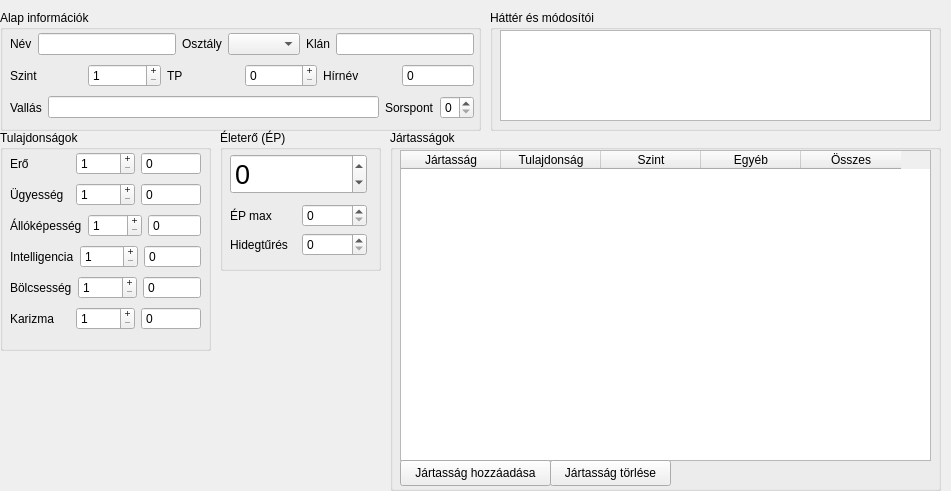
   <widget class="QWidget" name="character_sheet_toolBoxPage1">
    <property name="geometry">
     <rect>
      <x>0</x>
      <y>0</y>
      <width>951</width>
      <height>491</height>
     </rect>
    </property>
    <attribute name="label">
     <string>Alap információk</string>
    </attribute>
    <widget class="QGroupBox" name="attributes_groupBox">
     <property name="geometry">
      <rect>
       <x>0</x>
       <y>130</y>
       <width>211</width>
       <height>221</height>
      </rect>
     </property>
     <property name="title">
      <string>Tulajdonságok</string>
     </property>
     <widget class="QWidget" name="layoutWidget">
      <property name="geometry">
       <rect>
        <x>10</x>
        <y>20</y>
        <width>191</width>
        <height>188</height>
       </rect>
      </property>
      <layout class="QVBoxLayout" name="verticalLayout_2">
       <item>
        <layout class="QHBoxLayout" name="horizontalLayout_4">
         <item>
          <widget class="QLabel" name="strength_label">
           <property name="text">
            <string>Erő</string>
           </property>
          </widget>
         </item>
         <item>
          <widget class="QSpinBox" name="strength_spinBox">
           <property name="buttonSymbols">
            <enum>QAbstractSpinBox::ButtonSymbols::PlusMinus</enum>
           </property>
           <property name="prefix">
            <string/>
           </property>
           <property name="minimum">
            <number>1</number>
           </property>
           <property name="maximum">
            <number>22</number>
           </property>
           <property name="value">
            <number>1</number>
           </property>
          </widget>
         </item>
         <item>
          <widget class="QSpinBox" name="strength_mod_spinBox">
           <property name="readOnly">
            <bool>true</bool>
           </property>
           <property name="buttonSymbols">
            <enum>QAbstractSpinBox::ButtonSymbols::NoButtons</enum>
           </property>
           <property name="minimum">
            <number>-3</number>
           </property>
           <property name="maximum">
            <number>5</number>
           </property>
          </widget>
         </item>
        </layout>
       </item>
       <item>
        <layout class="QHBoxLayout" name="horizontalLayout_5">
         <item>
          <widget class="QLabel" name="dexterity_label">
           <property name="text">
            <string>Ügyesség</string>
           </property>
          </widget>
         </item>
         <item>
          <widget class="QSpinBox" name="dexterity_spinBox">
           <property name="buttonSymbols">
            <enum>QAbstractSpinBox::ButtonSymbols::PlusMinus</enum>
           </property>
           <property name="prefix">
            <string/>
           </property>
           <property name="minimum">
            <number>1</number>
           </property>
           <property name="maximum">
            <number>22</number>
           </property>
           <property name="value">
            <number>1</number>
           </property>
          </widget>
         </item>
         <item>
          <widget class="QSpinBox" name="dexterity_mod_spinBox">
           <property name="readOnly">
            <bool>true</bool>
           </property>
           <property name="buttonSymbols">
            <enum>QAbstractSpinBox::ButtonSymbols::NoButtons</enum>
           </property>
           <property name="minimum">
            <number>-3</number>
           </property>
           <property name="maximum">
            <number>5</number>
           </property>
          </widget>
         </item>
        </layout>
       </item>
       <item>
        <layout class="QHBoxLayout" name="horizontalLayout_6">
         <item>
          <widget class="QLabel" name="stamina_label">
           <property name="text">
            <string>Állóképesség</string>
           </property>
          </widget>
         </item>
         <item>
          <widget class="QSpinBox" name="stamina_spinBox">
           <property name="buttonSymbols">
            <enum>QAbstractSpinBox::ButtonSymbols::PlusMinus</enum>
           </property>
           <property name="prefix">
            <string/>
           </property>
           <property name="minimum">
            <number>1</number>
           </property>
           <property name="maximum">
            <number>22</number>
           </property>
           <property name="value">
            <number>1</number>
           </property>
          </widget>
         </item>
         <item>
          <widget class="QSpinBox" name="stamina_mod_spinBox">
           <property name="readOnly">
            <bool>true</bool>
           </property>
           <property name="buttonSymbols">
            <enum>QAbstractSpinBox::ButtonSymbols::NoButtons</enum>
           </property>
           <property name="minimum">
            <number>-3</number>
           </property>
           <property name="maximum">
            <number>5</number>
           </property>
          </widget>
         </item>
        </layout>
       </item>
       <item>
        <layout class="QHBoxLayout" name="horizontalLayout_7">
         <item>
          <widget class="QLabel" name="intelligence_label">
           <property name="text">
            <string>Intelligencia</string>
           </property>
          </widget>
         </item>
         <item>
          <widget class="QSpinBox" name="intelligence_spinBox">
           <property name="buttonSymbols">
            <enum>QAbstractSpinBox::ButtonSymbols::PlusMinus</enum>
           </property>
           <property name="prefix">
            <string/>
           </property>
           <property name="minimum">
            <number>1</number>
           </property>
           <property name="maximum">
            <number>22</number>
           </property>
           <property name="value">
            <number>1</number>
           </property>
          </widget>
         </item>
         <item>
          <widget class="QSpinBox" name="intelligence_mod_spinBox">
           <property name="readOnly">
            <bool>true</bool>
           </property>
           <property name="buttonSymbols">
            <enum>QAbstractSpinBox::ButtonSymbols::NoButtons</enum>
           </property>
           <property name="minimum">
            <number>-3</number>
           </property>
           <property name="maximum">
            <number>5</number>
           </property>
          </widget>
         </item>
        </layout>
       </item>
       <item>
        <layout class="QHBoxLayout" name="horizontalLayout_8">
         <item>
          <widget class="QLabel" name="wisdom_label">
           <property name="text">
            <string>Bölcsesség</string>
           </property>
          </widget>
         </item>
         <item>
          <widget class="QSpinBox" name="wisdom_spinBox">
           <property name="buttonSymbols">
            <enum>QAbstractSpinBox::ButtonSymbols::PlusMinus</enum>
           </property>
           <property name="prefix">
            <string/>
           </property>
           <property name="minimum">
            <number>1</number>
           </property>
           <property name="maximum">
            <number>22</number>
           </property>
           <property name="value">
            <number>1</number>
           </property>
          </widget>
         </item>
         <item>
          <widget class="QSpinBox" name="wisdom_mod_spinBox">
           <property name="readOnly">
            <bool>true</bool>
           </property>
           <property name="buttonSymbols">
            <enum>QAbstractSpinBox::ButtonSymbols::NoButtons</enum>
           </property>
           <property name="minimum">
            <number>-3</number>
           </property>
           <property name="maximum">
            <number>5</number>
           </property>
          </widget>
         </item>
        </layout>
       </item>
       <item>
        <layout class="QHBoxLayout" name="horizontalLayout_9">
         <item>
          <widget class="QLabel" name="charisma_label">
           <property name="text">
            <string>Karizma</string>
           </property>
          </widget>
         </item>
         <item>
          <widget class="QSpinBox" name="charisma_spinBox">
           <property name="buttonSymbols">
            <enum>QAbstractSpinBox::ButtonSymbols::PlusMinus</enum>
           </property>
           <property name="prefix">
            <string/>
           </property>
           <property name="minimum">
            <number>1</number>
           </property>
           <property name="maximum">
            <number>22</number>
           </property>
           <property name="value">
            <number>1</number>
           </property>
          </widget>
         </item>
         <item>
          <widget class="QSpinBox" name="charisma_mod_spinBox">
           <property name="readOnly">
            <bool>true</bool>
           </property>
           <property name="buttonSymbols">
            <enum>QAbstractSpinBox::ButtonSymbols::NoButtons</enum>
           </property>
           <property name="minimum">
            <number>-3</number>
           </property>
           <property name="maximum">
            <number>5</number>
           </property>
          </widget>
         </item>
        </layout>
       </item>
      </layout>
     </widget>
    </widget>
    <widget class="QGroupBox" name="health_groupBox">
     <property name="geometry">
      <rect>
       <x>220</x>
       <y>130</y>
       <width>161</width>
       <height>141</height>
      </rect>
     </property>
     <property name="title">
      <string>Életerő (ÉP)</string>
     </property>
     <widget class="QWidget" name="layoutWidget_2">
      <property name="geometry">
       <rect>
        <x>10</x>
        <y>20</y>
        <width>137</width>
        <height>112</height>
       </rect>
      </property>
      <layout class="QVBoxLayout" name="verticalLayout_4">
       <item>
        <widget class="QSpinBox" name="health_spinBox">
         <property name="font">
          <font>
           <pointsize>20</pointsize>
          </font>
         </property>
         <property name="minimum">
          <number>-10</number>
         </property>
        </widget>
       </item>
       <item>
        <layout class="QVBoxLayout" name="verticalLayout_3">
         <item>
          <layout class="QHBoxLayout" name="horizontalLayout_10">
           <item>
            <widget class="QLabel" name="health_max_label">
             <property name="text">
              <string>ÉP max</string>
             </property>
            </widget>
           </item>
           <item>
            <widget class="QSpinBox" name="health_max_spinBox"/>
           </item>
          </layout>
         </item>
         <item>
          <layout class="QHBoxLayout" name="horizontalLayout_11">
           <item>
            <widget class="QLabel" name="cold_resistance_label">
             <property name="text">
              <string>Hidegtűrés</string>
             </property>
            </widget>
           </item>
           <item>
            <widget class="QSpinBox" name="cold_resistance_spinBox"/>
           </item>
          </layout>
         </item>
        </layout>
       </item>
      </layout>
     </widget>
    </widget>
    <widget class="QGroupBox" name="background_groupBox">
     <property name="geometry">
      <rect>
       <x>490</x>
       <y>10</y>
       <width>451</width>
       <height>121</height>
      </rect>
     </property>
     <property name="title">
      <string>Háttér és módosítói</string>
     </property>
     <widget class="QTextEdit" name="background_textEdit">
      <property name="geometry">
       <rect>
        <x>10</x>
        <y>20</y>
        <width>431</width>
        <height>91</height>
       </rect>
      </property>
     </widget>
    </widget>
    <widget class="QGroupBox" name="baseinfo_groupBox">
     <property name="geometry">
      <rect>
       <x>0</x>
       <y>10</y>
       <width>481</width>
       <height>121</height>
      </rect>
     </property>
     <property name="title">
      <string>Alap információk</string>
     </property>
     <widget class="QWidget" name="layoutWidget_3">
      <property name="geometry">
       <rect>
        <x>10</x>
        <y>20</y>
        <width>464</width>
        <height>94</height>
       </rect>
      </property>
      <layout class="QVBoxLayout" name="verticalLayout">
       <item>
        <layout class="QHBoxLayout" name="horizontalLayout">
         <item>
          <widget class="QLabel" name="name_label">
           <property name="text">
            <string>Név</string>
           </property>
          </widget>
         </item>
         <item>
          <widget class="QLineEdit" name="name_lineEdit"/>
         </item>
         <item>
          <widget class="QLabel" name="class_label">
           <property name="text">
            <string>Osztály</string>
           </property>
          </widget>
         </item>
         <item>
          <widget class="QComboBox" name="class_comboBox"/>
         </item>
         <item>
          <widget class="QLabel" name="clan_label">
           <property name="text">
            <string>Klán</string>
           </property>
          </widget>
         </item>
         <item>
          <widget class="QLineEdit" name="clan_lineEdit"/>
         </item>
        </layout>
       </item>
       <item>
        <layout class="QHBoxLayout" name="horizontalLayout_2">
         <item>
          <widget class="QLabel" name="level_label">
           <property name="text">
            <string>Szint</string>
           </property>
          </widget>
         </item>
         <item>
          <widget class="QSpinBox" name="level_spinBox">
           <property name="buttonSymbols">
            <enum>QAbstractSpinBox::ButtonSymbols::PlusMinus</enum>
           </property>
           <property name="minimum">
            <number>1</number>
           </property>
           <property name="maximum">
            <number>10</number>
           </property>
          </widget>
         </item>
         <item>
          <widget class="QLabel" name="exp_label">
           <property name="text">
            <string>TP</string>
           </property>
          </widget>
         </item>
         <item>
          <widget class="QSpinBox" name="exp_spinBox">
           <property name="buttonSymbols">
            <enum>QAbstractSpinBox::ButtonSymbols::PlusMinus</enum>
           </property>
           <property name="maximum">
            <number>1305</number>
           </property>
          </widget>
         </item>
         <item>
          <widget class="QLabel" name="fame_label">
           <property name="text">
            <string>Hírnév</string>
           </property>
          </widget>
         </item>
         <item>
          <widget class="QSpinBox" name="fame_spinBox">
           <property name="readOnly">
            <bool>true</bool>
           </property>
           <property name="buttonSymbols">
            <enum>QAbstractSpinBox::ButtonSymbols::NoButtons</enum>
           </property>
           <property name="maximum">
            <number>100</number>
           </property>
          </widget>
         </item>
        </layout>
       </item>
       <item>
        <layout class="QHBoxLayout" name="horizontalLayout_3">
         <item>
          <widget class="QLabel" name="faith_label">
           <property name="text">
            <string>Vallás</string>
           </property>
          </widget>
         </item>
         <item>
          <widget class="QLineEdit" name="faith_lineEdit"/>
         </item>
         <item>
          <widget class="QLabel" name="fate_label">
           <property name="text">
            <string>Sorspont</string>
           </property>
          </widget>
         </item>
         <item>
          <widget class="QSpinBox" name="fate_spinBox">
           <property name="maximum">
            <number>5</number>
           </property>
          </widget>
         </item>
        </layout>
       </item>
      </layout>
     </widget>
    </widget>
    <widget class="QGroupBox" name="skills_groupBox">
     <property name="geometry">
      <rect>
       <x>390</x>
       <y>130</y>
       <width>551</width>
       <height>361</height>
      </rect>
     </property>
     <property name="title">
      <string>Jártasságok</string>
     </property>
     <widget class="QTableWidget" name="skills_tableWidget">
      <property name="geometry">
       <rect>
        <x>10</x>
        <y>20</y>
        <width>531</width>
        <height>311</height>
       </rect>
      </property>
      <property name="editTriggers">
       <set>QAbstractItemView::EditTrigger::NoEditTriggers</set>
      </property>
      <property name="selectionMode">
       <enum>QAbstractItemView::SelectionMode::ExtendedSelection</enum>
      </property>
      <property name="cornerButtonEnabled">
       <bool>true</bool>
      </property>
      <property name="rowCount">
       <number>0</number>
      </property>
      <property name="supportedDragActions">
       <set>Qt::DropAction::MoveAction</set>
      </property>
      <column>
       <property name="text">
        <string>Jártasság</string>
       </property>
      </column>
      <column>
       <property name="text">
        <string>Tulajdonság</string>
       </property>
      </column>
      <column>
       <property name="text">
        <string>Szint</string>
       </property>
      </column>
      <column>
       <property name="text">
        <string>Egyéb</string>
       </property>
      </column>
      <column>
       <property name="text">
        <string>Összes</string>
       </property>
      </column>
     </widget>
     <widget class="QPushButton" name="add_skill_pushButton">
      <property name="geometry">
       <rect>
        <x>10</x>
        <y>330</y>
        <width>151</width>
        <height>26</height>
       </rect>
      </property>
      <property name="text">
       <string>Jártasság hozzáadása</string>
      </property>
      <property name="icon">
       <iconset theme="QIcon::ThemeIcon::ListAdd"/>
      </property>
     </widget>
     <widget class="QPushButton" name="remove_skill_pushButton">
      <property name="geometry">
       <rect>
        <x>160</x>
        <y>330</y>
        <width>121</width>
        <height>26</height>
       </rect>
      </property>
      <property name="text">
       <string>Jártasság törlése</string>
      </property>
      <property name="icon">
       <iconset theme="QIcon::ThemeIcon::ListRemove"/>
      </property>
     </widget>
    </widget>
   </widget>
